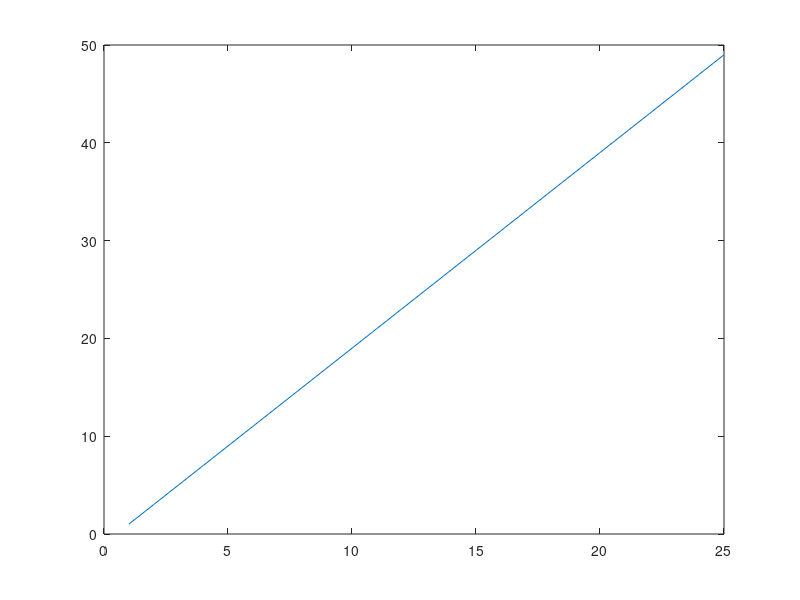

The MATLAB script that drew this image: (Note: this script raises an error after producing the figure.)
%% A quick introduction to MATLAB for image analysis.

% If you are on a Red Hat machine, MATLAB can be launched by the command
% 'matlab' (without the quotes) at the command prompt. In Windows
% there should be a MATLAB icon in the start-menu or on the desktop.

% To get started: Type F1 and click 'Getting Started'.

%% A 'double comment' like this creates what MATLAB refers to as a block.

% Make a folder named 'INF4300' and set this as the 'current directory'
% using the UI or using the MATLAB-function 'cd'.

% When using the CD function and to use MATLAB more efficiently,
% the autocompletion is often handy. Activate it by hitting 'Tab'.

% Save a copy of this file in that folder, and open it in MATLAB.

% To run a part of the code, select the code and hit F9.

% To run the selected block (the block with the caret), hit 'Ctrl+Enter'.

% To run an entire file, you can:
%  - type the name of the file, e.g. 'intro', at the command prompt, or
%  - select the file and hit F9, or
%  - open the file and hit F5.

%% 1. Matrices

% The matrix | 1 0 0 |
%            | 0 1 0 |
%            | 0 0 1 |
% may be created like this:
someMatrix = [1 0 0 ; 0 1 0 ; 0 0 1]
% e.g. [row1 ; row2 ; ... ; rowM], where a row can be defined as
% [number1 number2 ... numberN] or [number1, number2, ..., numberN]

% MATLAB comes built-in with function for many common operations,
% for the case above we could have typed:
someMatrix = diag([1 1 1])

% If you wonder how a function/operator works, type 'help <function name>'
% or for (a sometimes more thorough) description in a separate window,
% type 'doc <function name>'

% MATLAB matrices are dynamic objects, meaning one need not know the exact
% size of a matrix in advance. Initially a simple matrix can be made, and
% and later rows or colums may be added or removed. If, however, the size
% is known in advance and the matrix is large, it is wise to preallocate
% memory for the matrix before you start using it. This may greatly improve
% performance.

% E.g. allocate memory for 100*100 matrix and fill it with 1's:
big_1 = ones(100); %<-- Terminating a line with ';' will suppress output.

% Or, allocate a 50*40*3 matrix and fill it with 0's:
big_0 = zeros([50 40 3]);

% A vector can be created using the '<from>:<step>:<to>' syntax:
steg1 = 1:2:50;

% The <step> is optional. If omitted the step defaults to 1:
steg2 = 1:50;

% The standard plotting function is PLOT, e.g.:
plot(steg1);
% An alternative is STEM. Look up how it works using 'help stem'.

% Extracting a value, or a series of values, from a matrix is easily
% achieved like this:
mat = [1 7 4 ; 3 4 5]
mat(2,1) % retrives the '3'. NOTE: The first index is 1 in MATLAB!

% MATLAB lays out a column at a time in memory, hence the value '7' can
% either be retrieved using linear index:
mat(3)
% or using (row,column)-index:
mat(1,2)

% A range of elements may be using the <from>:<to> syntax:
mat(1:2,1)     % First column
mat(1:end,1)   % The same, since n = 2
mat(:,1)       % The same, : is here 'all rows'

% We can use the same syntax to set a range of elements:
mat(1:2,1:2) = 0

% Note that a matrix can be stored in various formats, e.g. UINT8, INT8 or
% DOUBLE. They all have their conversion functions, see e.g. 'help uint8'.
% If your result looks fishy, and you have a hard time figuring out why,
% a type conversion (of lack of one) may be the reason!

%% 2. Matrix operations

mat1 = [2 3; 5 7];
mat2 = [4 5; 1 9];

% Elementwise addition and subtraction.
mat1 + mat2
mat1 - mat2

% Transpose.
mat1.'
% Complex conjugate transpose (same as transpose when the matrix is real).
mat1'

% Multiplication, division and power.
mat1 * mat2
mat1 / mat2
mat1^2

% Elementwise multiplication, division and power
% (add '.' in front of the operator).
mat1 .* mat2
mat1 ./ mat2
mat1 .^ mat2

%% 3. Control structures

% While and for loops.
% Can often be used instead of matrix operations, but tend to lead to a
% slightly inferior perfomance, especially in older versions of MATLAB.
%
% For some tips on how to write fast MATLAB-code:
% http://www.mathworks.com/matlabcentral/fileexchange/loadFile.do?objectId=5685
%
% The reason for introducing performance-tips already is because we will be
% storing images as matrices, and these tend to be large. If we also
% consider that the algorithms we use are computationally intensive,
% writing somewhat optimised code is often worth the extra effort.

% E.g. can this simple loop:
A = zeros(1,100);
for i = 100
    A(i) = 2;
end
% be replaced by a single and more efficient command:
A = ones(1,100) * 2;

% And why write:
for i = 1:100
    for j = 1:100
        stor_1(i,j) = i^2; % MATLAB warning: consider preallocating for speed
    end
end
% when you can do this:
big_1_temp = repmat((1:100)'.^2, 1,100);
% or alternatively:
big_1_temp2 = (1:100)'.^2 * ones(1,100);

% Note:
% If you are not used to 'doing everything with vectors', you'll likely
% want to use loops far more often than you need to. When you get the hang
% of it, typing vector-code is faster and often less error-prone than the
% loop-equivalents, but loops offer better flexibility.
 
% As always, add lots of COMMENTS, especially for complex one-liners!

% Logical structures: if-elseif-else. Which number is displayed?
if -1
    1
elseif -2
    2
else 
    3
end

% Logical structures: switch-case.
var = 't';
switch var
    case 't'
        1
    case 2
        2
end

%% 4. The FIND function - see 'help find'

% A very handy method, but may initially seem a bit tricky.

% Example: Find elements which are equal to 4.
M = [1 2 3 ; 4 4 5 ; 0 0 2]
M == 4                 % a logical map
I = find(M == 4)       % the linear indices
[II, J] = find(M == 4) % the (row,column)-indices
M(M == 4) = 3          % change them to 3
M(I) = 4               % and back to 4


%% 5. Images

% Open a couple of images.
img1 = imread('football.jpg');
img2 = imread('coins.png');

% Display the first image.
imshow(img1)

% Display the second image in a new figure.
figure, imshow(img2)

% Another function for displaying the images is:
figure, imagesc(img1), colorbar

% Histogram the image intensity values.
H = imhist(img2);
plot(H)

% Converting a colour image with 3 colour channels to a greyscale image
% (the Y in the YIQ colour model).
img1 = imread('football.jpg');
img3 = rgb2gray(img1);
figure, imshow(img3)

%% 6. Some basic filtering in the image domain.

% 2D correlation: FILTER2
% 2D convolution: CONV2
% With IMFILTER you can choose either 2D correlation (default) and 2D
% convolution, and it also has some boundary options.

% Filter IMG3 using a 5x5 mean filter.
h1 = ones(5,5) / 25;
img4 = imfilter(img3,h1); % symmetric filter => correlation = convolution
imshow(img3), title('Original image');
figure, imshow(img4), title('Filtered image')

% Find the gradient magnitude of IMG3.
h2x = [-1 -2 -1 ;  0  0  0 ;  1  2  1]
h2y = [-1  0  1 ; -2  0  2 ; -1  0  1]
resX = conv2(double(img3), h2x); % NOTE: DOUBLE type conversion
resY = conv2(double(img3), h2y);
resXY = sqrt(resX.^2 + resY.^2);

% Display the gradient magnitude, but not like this:
figure, imshow(resXY);
% because the assumed range of the DOUBLE type is [0,1],
% but e.g. one of these ways:
figure, imshow(resXY, []);
figure, imshow(resXY, [min(resXY(:)) max(resXY(:))]);
figure, imshow(resXY/max(resXY(:)));
figure, imshow(uint8(resXY/max(resXY(:)).*255));


%%%%%%%%%%%%%%%%
%% EXERCISE 1 %%
%%%%%%%%%%%%%%%%

% Above, we loaded the image 'football.jpg', converted it to a greyscale
% image and applied a 5x5 mean filter, by using the commands:
img1 = imread('football.jpg');
img3 = rgb2gray(img1);
figure, imshow(img3)
h1 = ones(5,5) / 25;
img4 = imfilter(img3,h1);
imshow(img3), title('Original image');
figure, imshow(img4), title('Filtered image')
% The filtered image have a two pixel wide black frame.
% a) Use the indexing techniques described above to remove these.
% b) Use FILTER2 and CONV2 with the option 'valid' to remove these.
%    Hint 1: Type convert IMG3 to DOUBLE.
%    Hint 2: The image should be the second argument to FILTER2,
%            not the first as it is to CONV2 and IMFILTER.
% c) Use the boundary option of IMFILTER to get a same-sized image without
%    the black frame.

%%%%%%%%%%%%%%%%
%% EXERCISE 2 %%
%%%%%%%%%%%%%%%%

% Make a function that returns the same as IMHIST when the parameter is a
% 8-bits greyscal image.
%
% Although it is allowed to use loops, try to avoid using them where
% it is possible. One loop should suffice.
%
% Hint: How to create and use the function
% A function is stored in .m files with the same name as the function.
% 1. Create an m-file named 'histogram.m', e.g. using 'edit histogram.m'
% 2. The first line should be 'function h = histogram(img)'
% 3. Write the code to produce a histogram of IMG below the function
%    declaration. The histogram should be stored in a variable named H.
% 4. Save the file.
% 5. From another m-file, or from the command line call HISTOGRAM(IMG)
%    where IMG is a greyscale image.

%%%%%%%%%%%%%%%%
%% EXERCISE 3 %%
%%%%%%%%%%%%%%%%

% Above, we loaded the image 'coins.png' using the command:
img2 = imread('coins.png');
%
% a)
% Use the operators >, <, >=, <= to threshold IMG2 using an arbitrary
% threshold.
%
% b)
% Image Processing Toolbox (IPT) in MATLAB have a function for computing
% the 'optimal' threshold based on Otsu's algorithm.
%  - Find this function using MATLAB's help system.
%  - Use it to with the 'optimal' threshold.
%  - Use the threshold and the function IM2BW to threshold IMG2.
%
% c)
% Compare the binary image resulting from part a with the one from part b
% by displaying the images. Do you notice any differences?
% Display also the difference between the images.

%%%%%%%%%%%%%%%%
%% EXERCISE 4 %%
%%%%%%%%%%%%%%%%

% Normalize resXY such that max(resXY(:)) = 255 and min(resXY(:)) = 0.
% Threshold the result with T = 100.
%
% What would you do if you wanted to obtain an image containing
% only the seam, and the entire seam, of the the ball?
